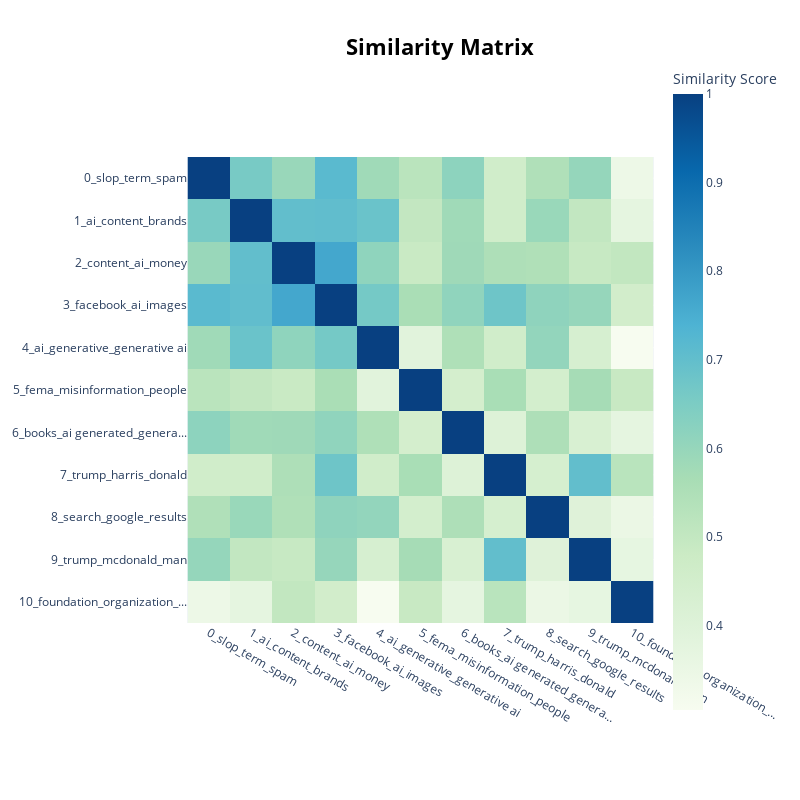

Notebook code for this chart:
### Code cell
topic_model.visualize_heatmap()

### Figure 1 — Plotly figure (JSON) as saved in the notebook; plotly's stock layout.template omitted (floating-point values rounded to 4 significant figures)
{"data": [{"coloraxis": "coloraxis", "hovertemplate": "x: %{x}<br>y: %{y}<br>Similarity Score: %{z}<extra></extra>", "name": "0", "type": "heatmap", "x": ["0_slop_term_spam", "1_ai_content_brands", "2_content_ai_money", "3_facebook_ai_images", "4_ai_generative_generative ai", "5_fema_misinformation_people", "6_books_ai generated_genera...", "7_trump_harris_donald", "8_search_google_results", "9_trump_mcdonald_man", "10_foundation_organization_..."], "xaxis": "x", "y": ["0_slop_term_spam", "1_ai_content_brands", "2_content_ai_money", "3_facebook_ai_images", "4_ai_generative_generative ai", "5_fema_misinformation_people", "6_books_ai generated_genera...", "7_trump_harris_donald", "8_search_google_results", "9_trump_mcdonald_man", "10_foundation_organization_..."], "yaxis": "y", "z": [[1.0, 0.6583, 0.5944, 0.7161, 0.5817, 0.5215, 0.6174, 0.4602, 0.546, 0.6031, 0.342], [0.6583, 1.0, 0.7003, 0.7034, 0.6847, 0.5015, 0.5816, 0.4593, 0.5938, 0.5031, 0.3722], [0.5944, 0.7003, 1.0, 0.7653, 0.6132, 0.4863, 0.584, 0.5514, 0.5468, 0.4903, 0.5039], [0.7161, 0.7034, 0.7653, 1.0, 0.6637, 0.5606, 0.6121, 0.6769, 0.6145, 0.6007, 0.4549], [0.5817, 0.6847, 0.6132, 0.6637, 1.0, 0.3882, 0.549, 0.4603, 0.6053, 0.4373, 0.3051], [0.5215, 0.5015, 0.4863, 0.5606, 0.3882, 1.0, 0.4457, 0.5624, 0.4463, 0.5691, 0.4893], [0.6174, 0.5816, 0.584, 0.6121, 0.549, 0.4457, 1.0, 0.4059, 0.5511, 0.428, 0.372], [0.4602, 0.4593, 0.5514, 0.6769, 0.4603, 0.5624, 0.4059, 1.0, 0.4381, 0.7011, 0.5246], [0.546, 0.5938, 0.5468, 0.6145, 0.6053, 0.4463, 0.5511, 0.4381, 1.0, 0.3981, 0.3503], [0.6031, 0.5031, 0.4903, 0.6007, 0.4373, 0.5691, 0.428, 0.7011, 0.3981, 1.0, 0.3675], [0.342, 0.3722, 0.5039, 0.4549, 0.3051, 0.4893, 0.372, 0.5246, 0.3503, 0.3675, 1.0]]}], "layout": {"coloraxis": {"colorbar": {"title": {"text": "Similarity Score"}}, "colorscale": [[0, "rgb(247,252,240)"], [0.125, "rgb(224,243,219)"], [0.25, "rgb(204,235,197)"], [0.375, "rgb(168,221,181)"], [0.5, "rgb(123,204,196)"], [0.625, "rgb(78,179,211)"], [0.75, "rgb(43,140,190)"], [0.875, "rgb(8,104,172)"], [1, "rgb(8,64,129)"]]}, "height": 800, "hoverlabel": {"bgcolor": "white", "font": {"family": "Rockwell", "size": 16}}, "legend": {"title": {"text": "Trend"}}, "margin": {"t": 60}, "showlegend": true, "title": {"font": {"color": "Black", "size": 22}, "text": "<b>Similarity Matrix</b>", "x": 0.55, "xanchor": "center", "y": 0.95, "yanchor": "top"}, "width": 800, "xaxis": {"anchor": "y", "constrain": "domain", "domain": [0, 1], "scaleanchor": "y"}, "yaxis": {"anchor": "x", "autorange": "reversed", "constrain": "domain", "domain": [0, 1]}}}
